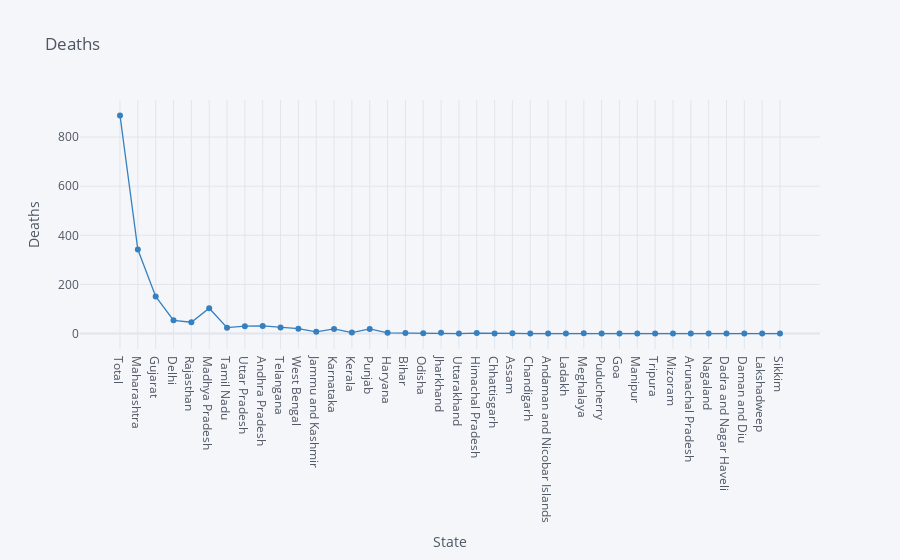

Notebook source saved alongside this figure:
### Markdown cell above
# Deaths as per State

### Code cell
df.iplot(kind="scatter",x="State",y="Deaths",mode='markers+lines',title="Deaths",xTitle="State",yTitle="Deaths",colors='blue',size=0)

### Figure 1 — Plotly figure (JSON) as saved in the notebook; plotly's stock layout.template omitted (floating-point values rounded to 4 significant figures)
{"data": [{"line": {"color": "rgba(55, 128, 191, 1.0)", "dash": "solid", "shape": "linear", "width": 1.3}, "marker": {"size": 0, "symbol": "circle"}, "mode": "markers+lines", "name": "Deaths", "text": "", "type": "scatter", "x": ["Total", "Maharashtra", "Gujarat", "Delhi", "Rajasthan", "Madhya Pradesh", "Tamil Nadu", "Uttar Pradesh", "Andhra Pradesh", "Telangana", "West Bengal", "Jammu and Kashmir", "Karnataka", "Kerala", "Punjab", "Haryana", "Bihar", "Odisha", "Jharkhand", "Uttarakhand", "Himachal Pradesh", "Chhattisgarh", "Assam", "Chandigarh", "Andaman and Nicobar Islands", "Ladakh", "Meghalaya", "Puducherry", "Goa", "Manipur", "Tripura", "Mizoram", "Arunachal Pradesh", "Nagaland", "Dadra and Nagar Haveli", "Daman and Diu", "Lakshadweep", "Sikkim"], "y": [888, 342, 151, 54, 46, 103, 24, 30, 31, 25, 20, 7, 19, 4, 19, 3, 2, 1, 3, 0, 2, 0, 1, 0, 0, 0, 1, 0, 0, 0, 0, 0, 0, 0, 0, 0, 0, 0]}], "layout": {"legend": {"bgcolor": "#F5F6F9", "font": {"color": "#4D5663"}}, "paper_bgcolor": "#F5F6F9", "plot_bgcolor": "#F5F6F9", "title": {"font": {"color": "#4D5663"}, "text": "Deaths"}, "xaxis": {"gridcolor": "#E1E5ED", "showgrid": true, "tickfont": {"color": "#4D5663"}, "title": {"font": {"color": "#4D5663"}, "text": "State"}, "zerolinecolor": "#E1E5ED"}, "yaxis": {"gridcolor": "#E1E5ED", "showgrid": true, "tickfont": {"color": "#4D5663"}, "title": {"font": {"color": "#4D5663"}, "text": "Deaths"}, "zerolinecolor": "#E1E5ED"}}}
